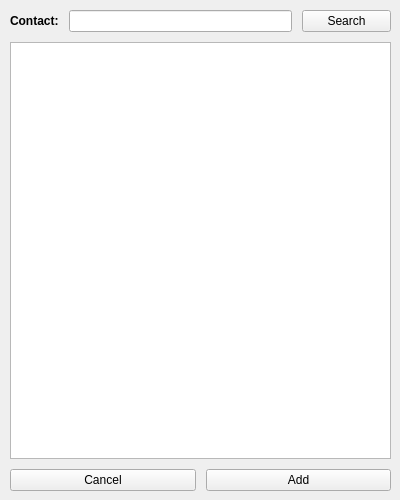
<?xml version="1.0" encoding="UTF-8"?>
<ui version="4.0">
 <class>AddContactPanel</class>
 <widget class="QDialog" name="AddContactPanel">
  <property name="geometry">
   <rect>
    <x>0</x>
    <y>0</y>
    <width>400</width>
    <height>500</height>
   </rect>
  </property>
  <property name="windowTitle">
   <string>Add Contact</string>
  </property>
  <widget class="QWidget" name="layoutWidget">
   <property name="geometry">
    <rect>
     <x>10</x>
     <y>10</y>
     <width>381</width>
     <height>481</height>
    </rect>
   </property>
   <layout class="QVBoxLayout" name="addContactPanelLayout" stretch="1,25,1">
    <property name="spacing">
     <number>10</number>
    </property>
    <item>
     <layout class="QHBoxLayout" name="contactSearchLayout" stretch="1,5,2">
      <item>
       <widget class="QLabel" name="contactLabel">
        <property name="font">
         <font>
          <weight>75</weight>
          <bold>true</bold>
         </font>
        </property>
        <property name="text">
         <string>Contact:</string>
        </property>
        <property name="textFormat">
         <enum>Qt::AutoText</enum>
        </property>
       </widget>
      </item>
      <item>
       <widget class="QLineEdit" name="contactInput"/>
      </item>
      <item>
       <widget class="QPushButton" name="searchButton">
        <property name="text">
         <string>Search</string>
        </property>
        <property name="autoDefault">
         <bool>false</bool>
        </property>
       </widget>
      </item>
     </layout>
    </item>
    <item>
     <widget class="QTableWidget" name="infoView">
      <attribute name="horizontalHeaderStretchLastSection">
       <bool>true</bool>
      </attribute>
     </widget>
    </item>
    <item>
     <layout class="QHBoxLayout" name="buttonLayout">
      <item>
       <widget class="QPushButton" name="cancelButton">
        <property name="text">
         <string>Cancel</string>
        </property>
        <property name="autoDefault">
         <bool>false</bool>
        </property>
       </widget>
      </item>
      <item>
       <widget class="QPushButton" name="addButton">
        <property name="text">
         <string>Add</string>
        </property>
        <property name="autoDefault">
         <bool>false</bool>
        </property>
       </widget>
      </item>
     </layout>
    </item>
   </layout>
  </widget>
 </widget>
 <resources/>
 <connections/>
</ui>
